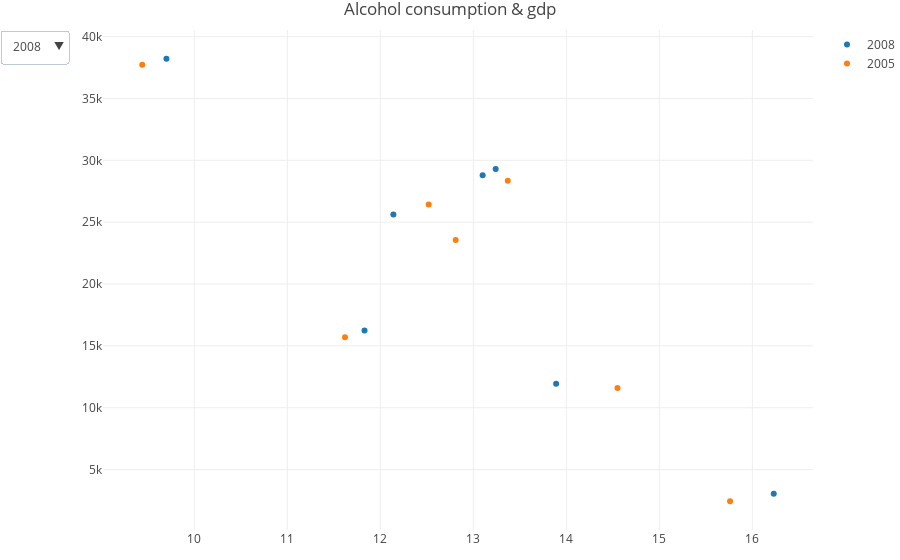

The notebook cell saved with this chart:
### Markdown cell above
### Dashboard example

### Code cell
trace0 = go.Scatter(
    x=data['alco'][data['year']=='2008'].tolist(),
    y=data['gdp'][data['year']=='2008'].tolist(),
    text=list(data['country'][data['year']=='2008']),
    mode='markers',
    name='2008'
)
trace1 = go.Scatter(
    x=data['alco'][data['year']=='2005'].tolist(),
    y=data['gdp'][data['year']=='2005'].tolist(),
    text=list(data['country'][data['year']=='2005']),
    mode='markers',
    name='2005'
)
dt = [trace0, trace1]
updatemenus = list([
    dict(
        x = 0.1,
        xanchor = 'left',
        y = 1.0,
        yanchor = 'top'),
    dict(buttons=list(
        [
            dict(args = ["visible", [True, False]],
                 label = '2008',
                 method = 'restyle'),
            dict(args = ["visible", [False, True]],
                 label = '2005',
                 method = 'restyle'),
            dict(args = ["visible", [True, True]],
                 label = 'All',
                 method = 'restyle')
        ]),
    )
])


layout = dict(
            title = 'Alcohol consumption & gdp', 
            updatemenus=updatemenus, margin = dict( t=30, b=30, l=0, r=0 )
            )

fig = dict(data=dt, layout=layout)
iplot(fig)

### Figure 1 — Plotly figure (JSON) as saved in the notebook; plotly's stock layout.template omitted (floating-point values rounded to 4 significant figures)
{"data": [{"mode": "markers", "name": "2008", "text": ["Finland", "Germany", "Portugal", "Russia", "Spain", "United Kingdom", "United States"], "type": "scatter", "uid": "3ccf4a99-2a9e-405d-ac54-8e4b84ebcb75", "x": [13.1, 12.14, 13.89, 16.23, 11.83, 13.24, 9.7], "y": [28790.0, 25620.0, 11950.0, 3044.0, 16250.0, 29290.0, 38210.0]}, {"mode": "markers", "name": "2005", "text": ["Finland", "Germany", "Portugal", "Russia", "Spain", "United Kingdom", "United States"], "type": "scatter", "uid": "3e554b8e-7415-4fd3-8cb5-092d28e61017", "x": [12.52, 12.81, 14.55, 15.76, 11.62, 13.37, 9.44], "y": [26440.0, 23560.0, 11590.0, 2443.0, 15700.0, 28350.0, 37720.0]}], "layout": {"margin": {"b": 30, "l": 0, "r": 0, "t": 30}, "title": "Alcohol consumption & gdp", "updatemenus": [{"x": 0.1, "xanchor": "left", "y": 1, "yanchor": "top"}, {"buttons": [{"args": ["visible", [true, false]], "label": "2008", "method": "restyle"}, {"args": ["visible", [false, true]], "label": "2005", "method": "restyle"}, {"args": ["visible", [true, true]], "label": "All", "method": "restyle"}]}]}}
